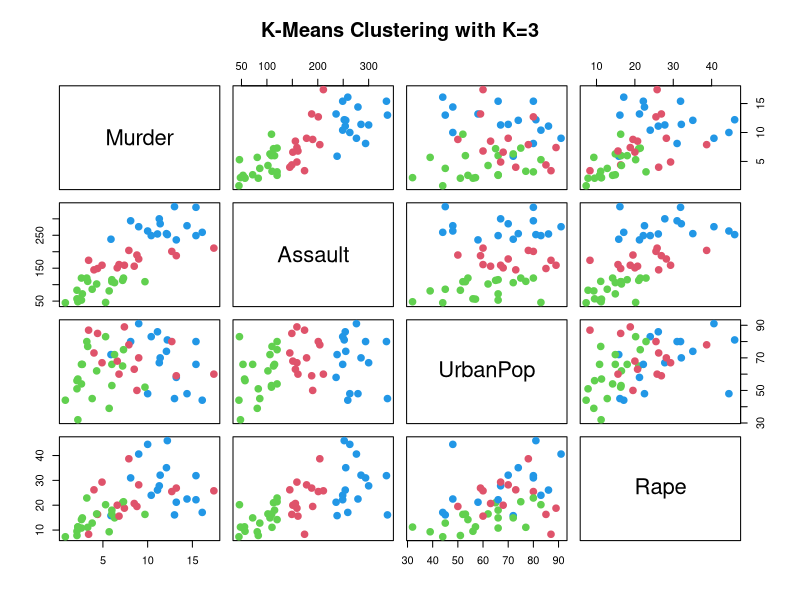
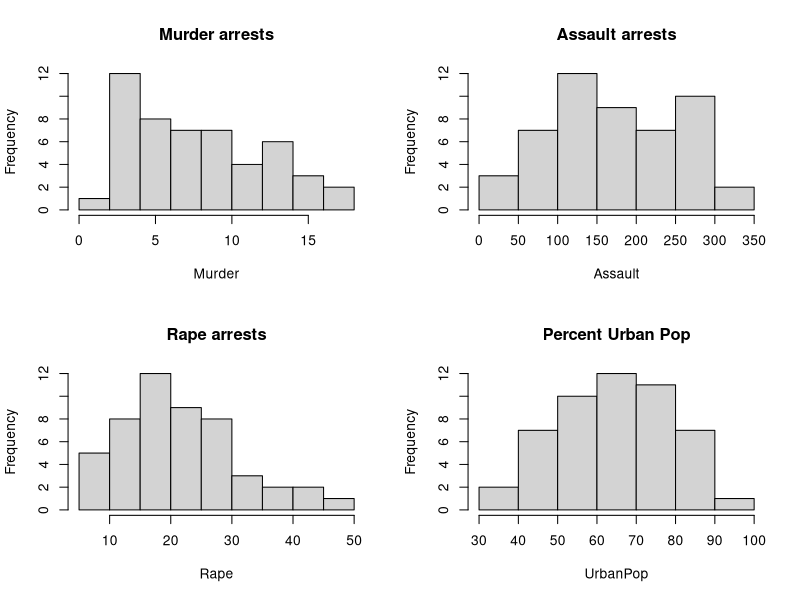
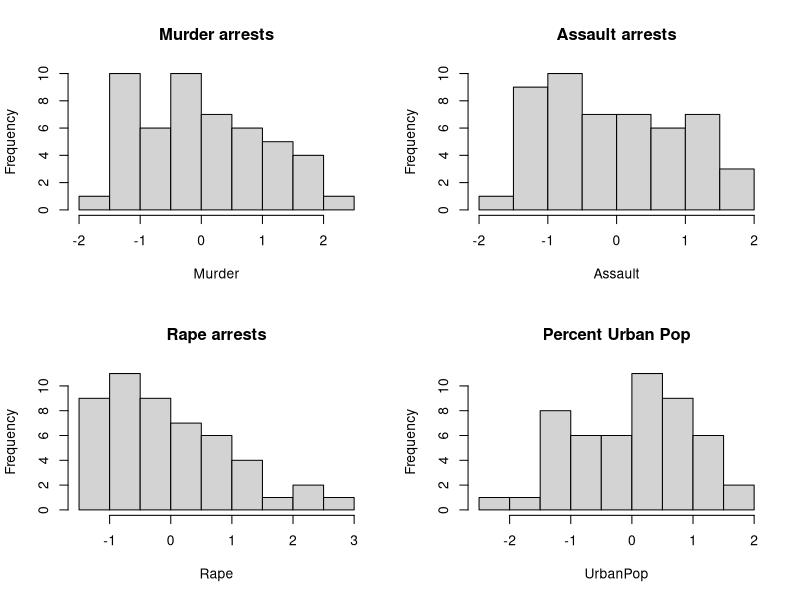
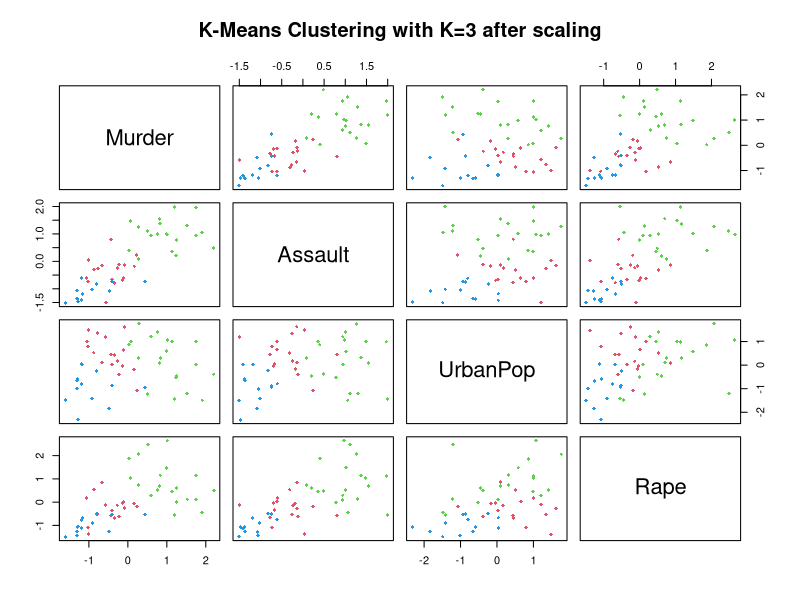
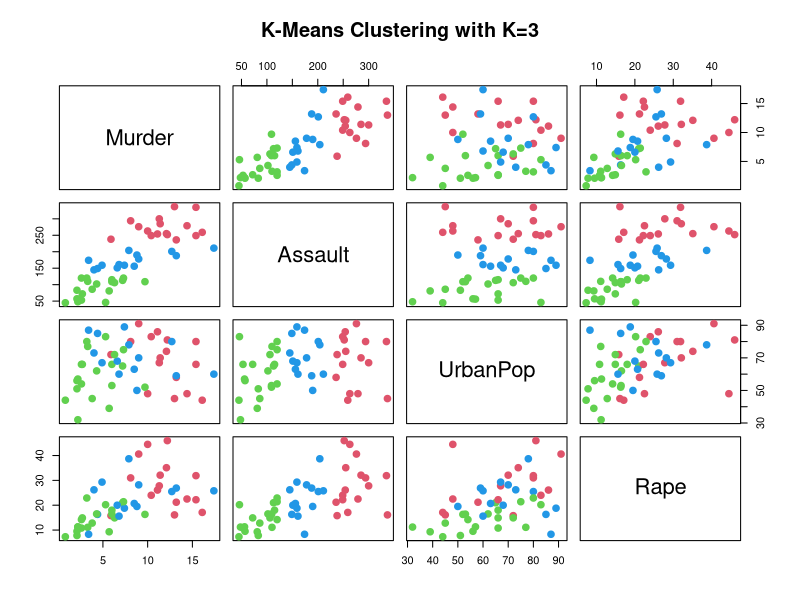
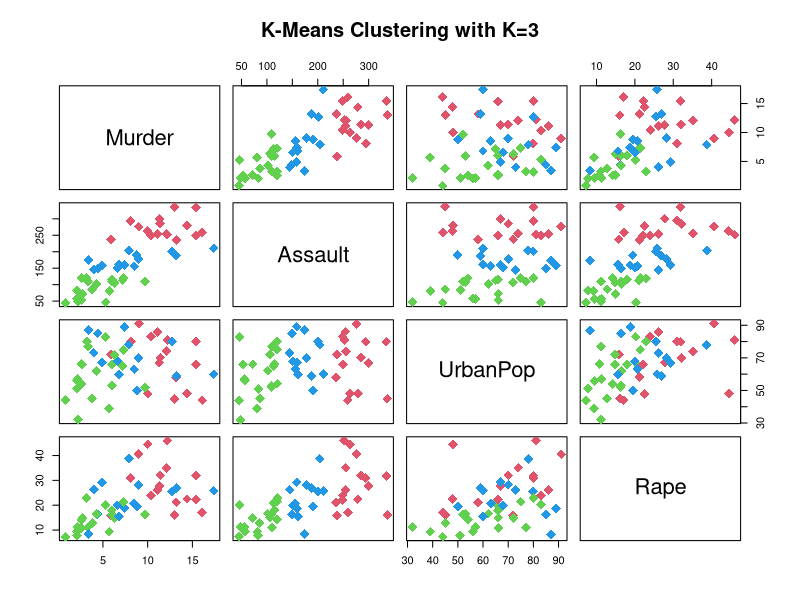
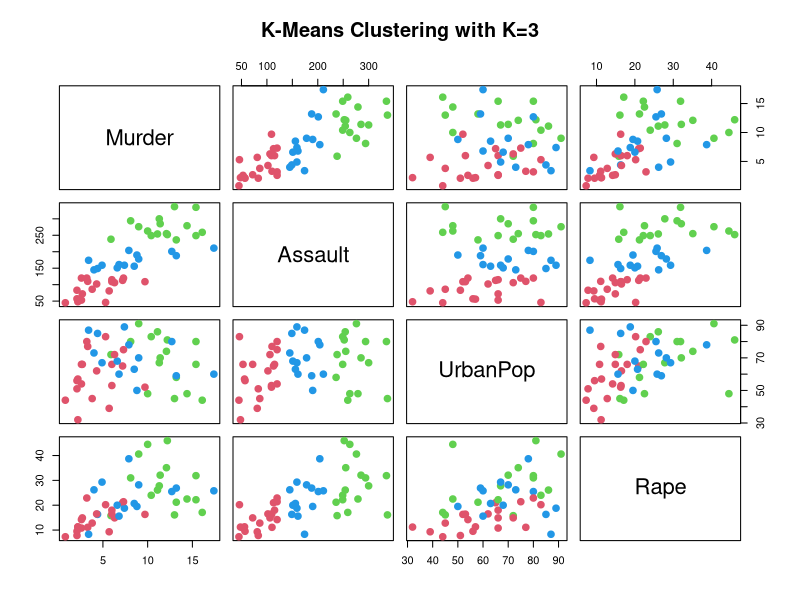

R code for these plots, in order:
      ####Tserpes Marios####
###Research Methods in Data Science###
      ####Assignment 3####


#structure of dataset
View(USArrests)
?USArrests
str(USArrests)
sapply(USArrests, class)
sprintf('No. of rows : %d. No. of columns : %s',
        nrow(USArrests), ncol(USArrests))

summary(USArrests)
##################
####QUESTION i####
##################
set.seed(2)
km.out <- kmeans(USArrests, 3, nstart = 20)
km.out
km.out$cluster


#subset with states in cluster 1
states.cluster1 <- subset(USArrests, km.out$cluster == 1)
states.cluster1

#subset with states in cluster 2
states.cluster2 <- subset(USArrests, km.out$cluster == 2)
states.cluster2

# subset with states in cluster 3
states.cluster3 <- subset(USArrests, km.out$cluster == 3)
states.cluster3

#Value counts per cluster
sprintf('Cluster one(1) : %d. Cluster two(2) : %s. Cluster three(3) : %d', 
        nrow(states.cluster1), nrow(states.cluster2), nrow(states.cluster3))

#Some insights about states in 3 clusters
summary(states.cluster1)
summary(states.cluster2)
summary(states.cluster3)


###################
####QUESTION ii####
###################

#2Dimensional visualization
plot(USArrests, col = (km.out$cluster + 1), 
     main = "K-Means Clustering with K=3", 
      pch = 20, cex = 2)


###################
####QUESTION iii###
###################

#Repeat the above process by scaling the data.
attach(USArrests)
df.scaled <- data.frame(scale(USArrests)) #scale the data
head(df.scaled, n = 3) #View the first 3 rows

#data distribution BEFORE scaling
par(mfrow = c(2, 2))
hist(USArrests$Murder, main = 'Murder arrests',
     xlab = "Murder")
hist(USArrests$Assault, main = 'Assault arrests',
     xlab = "Assault")
hist(USArrests$Rape, main = 'Rape arrests',
     xlab = "Rape")
hist(USArrests$UrbanPop, main = 'Percent Urban Pop',
     xlab = "UrbanPop")

#data distribution AFTER scaling
par(mfrow = c(2, 2))
hist(df.scaled$Murder, main = 'Murder arrests',
     xlab = "Murder")
hist(df.scaled$Assault, main = 'Assault arrests',
     xlab = "Assault")
hist(df.scaled$Rape, main = 'Rape arrests',
     xlab = "Rape")
hist(df.scaled$UrbanPop, main = 'Percent Urban Pop',
     xlab = "UrbanPop")
summary(df.scaled) #mean equals to zero

#K-means clustering with scaled data
set.seed(4)
km.out2 <- kmeans(df.scaled, 3)
km.out2
km.out2$cluster

#subset with states in cluster 1 based on scaled data
df.scaled.cluster1 <- subset(df.scaled, km.out2$cluster == 1)
df.scaled.cluster1

#subset with states in cluster 2
df.scaled.cluster2 <- subset(df.scaled, km.out2$cluster == 2)
df.scaled.cluster2

# subset with states in cluster 3
df.scaled.cluster3 <- subset(df.scaled, km.out2$cluster == 3)
df.scaled.cluster3

#Value counts per cluster
sprintf('Cluster one(1) : %d. Cluster two(2) : %s. Cluster three(3) : %d', 
        nrow(df.scaled.cluster1), nrow(df.scaled.cluster2), nrow(df.scaled.cluster3))

#Some insights about states in 3 clusters
summary(df.scaled.cluster1)
summary(df.scaled.cluster2)
summary(df.scaled.cluster3)

plot(df.scaled, col = (km.out2$cluster + 1), 
     main = "K-Means Clustering with K=3 after scaling", 
     pch = 18, cex = 0.8)



###################
####QUESTION iv###
###################

#Repeating the process with different number of initializations
#number of initialization == 1
set.seed(6)
km.out3 <- kmeans(USArrests, 3, nstart = 1)
km.out3
km.out$cluster
km.out3$tot.withinss
km.out3$betweenss
km.out3$centers
km.out3$size
mean(km.out3$withinss)

plot(USArrests, col = (km.out3$cluster + 1), 
     main = "K-Means Clustering with K=3", 
     pch = 20, cex = 2)


#number of initializations == 10
set.seed(8)
km.out4 <- kmeans(USArrests, 3, nstart = 10)
km.out4
km.out4$cluster
km.out4$tot.withinss
km.out4$betweenss
km.out4$centers
km.out4$size
mean(km.out4$withinss)

plot(USArrests, col = (km.out4$cluster + 1), 
     main = "K-Means Clustering with K=3", 
     pch = 18, cex = 2)

#number of initializations == 50
set.seed(10)
km.out5 <- kmeans(USArrests, 3, nstart = 50)
km.out5
km.out5$cluster
km.out5$tot.withinss
km.out5$betweenss
km.out5$centers
km.out5$size
mean(km.out5$withinss)

plot(USArrests, col = (km.out5$cluster + 1), 
     main = "K-Means Clustering with K=3", 
     pch = 20, cex = 2)

#a data frame with cluster vectors with different initializations
clusters.df <- data.frame(km.out3$cluster, km.out4$cluster, km.out5$cluster)
clusters.df


#different number of initializations in SCALED data
#initilization == 1
set.seed(12)
km.out6 <- kmeans(df.scaled, 3, nstart = 1)
km.out6
km.out6$cluster
km.out6$tot.withinss
km.out6$betweenss
km.out6$centers
km.out6$size
mean(km.out6$withinss)

#initilization == 10
set.seed(14)
km.out7 <- kmeans(df.scaled, 3, nstart = 10)
km.out7
km.out7$cluster
km.out7$tot.withinss
km.out7$betweenss
km.out7$centers
km.out7$size
mean(km.out7$withinss)

#initializations == 50
set.seed(16)
km.out8 <- kmeans(df.scaled, 3, nstart = 50)
km.out8
km.out8$cluster
km.out8$tot.withinss
km.out8$betweenss
km.out8$centers
km.out8$size
mean(km.out8$withinss)

